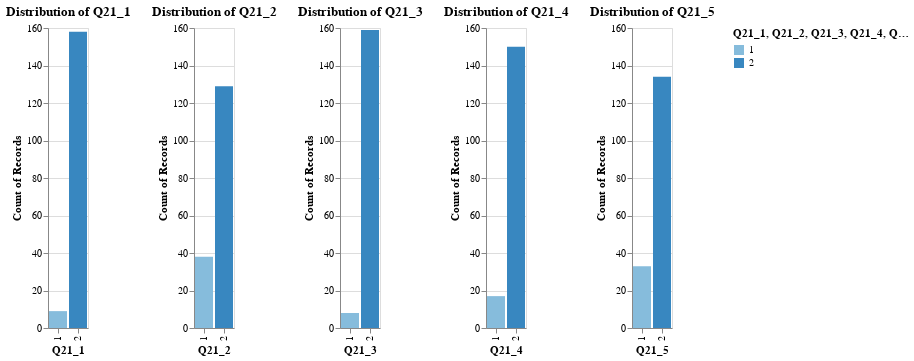

Notebook code cell kept with this figure:
### Code cell
# 
# 가. KIOST의 연구윤리 관련 규정에 대한 인지 여부
# 
# Loop through each column and create a bar chart
columns = {
    "Q21_1":"연구윤리_지침", 
    "Q21_2":"동물실험_윤리",
    "Q21_3":"연구노트_관리", 
    "Q21_4":"연구과제_관리지침", 
    "Q21_5":"공직자_이해충돌_방지_제도_운영_지침"
}

system_recognition = count_list_y(columns.keys(), [1, 2]).rename(columns)
system_recognition.write_csv("figure/4/가_KIOST의_연구윤리_관련_규정에_대한_인지_여부.csv", include_bom=True)

print(system_recognition)

chart = make_chart(columns)
chart.show()
chart.save("figure/4/가_KIOST의_연구윤리_관련_규정에_대한_인지_여부.svg")

### Figure 1 — Vega-Lite specification as saved in the notebook (floating-point values rounded to 4 significant figures; data arrays with more than 128 entries replaced by an {"elided": "..."} marker saying what was removed)
{"config": {"view": {"continuousWidth": 300, "continuousHeight": 300}}, "hconcat": [{"mark": {"type": "bar"}, "encoding": {"color": {"field": "Q21_1", "type": "ordinal"}, "x": {"field": "Q21_1", "type": "ordinal"}, "y": {"aggregate": "count", "field": "ID", "type": "nominal"}}, "title": "Distribution of Q21_1"}, {"mark": {"type": "bar"}, "encoding": {"color": {"field": "Q21_2", "type": "ordinal"}, "x": {"field": "Q21_2", "type": "ordinal"}, "y": {"aggregate": "count", "field": "ID", "type": "nominal"}}, "title": "Distribution of Q21_2"}, {"mark": {"type": "bar"}, "encoding": {"color": {"field": "Q21_3", "type": "ordinal"}, "x": {"field": "Q21_3", "type": "ordinal"}, "y": {"aggregate": "count", "field": "ID", "type": "nominal"}}, "title": "Distribution of Q21_3"}, {"mark": {"type": "bar"}, "encoding": {"color": {"field": "Q21_4", "type": "ordinal"}, "x": {"field": "Q21_4", "type": "ordinal"}, "y": {"aggregate": "count", "field": "ID", "type": "nominal"}}, "title": "Distribution of Q21_4"}, {"mark": {"type": "bar"}, "encoding": {"color": {"field": "Q21_5", "type": "ordinal"}, "x": {"field": "Q21_5", "type": "ordinal"}, "y": {"aggregate": "count", "field": "ID", "type": "nominal"}}, "title": "Distribution of Q21_5"}], "data": {"name": "data-c53f1b118b9ce598589960a6d2c2502d"}, "resolve": {"scale": {"y": "shared"}}, "$schema": "https://vega.github.io/schema/vega-lite/v5.20.1.json", "datasets": {"data-c53f1b118b9ce598589960a6d2c2502d": {"elided": "167 records"}}}
